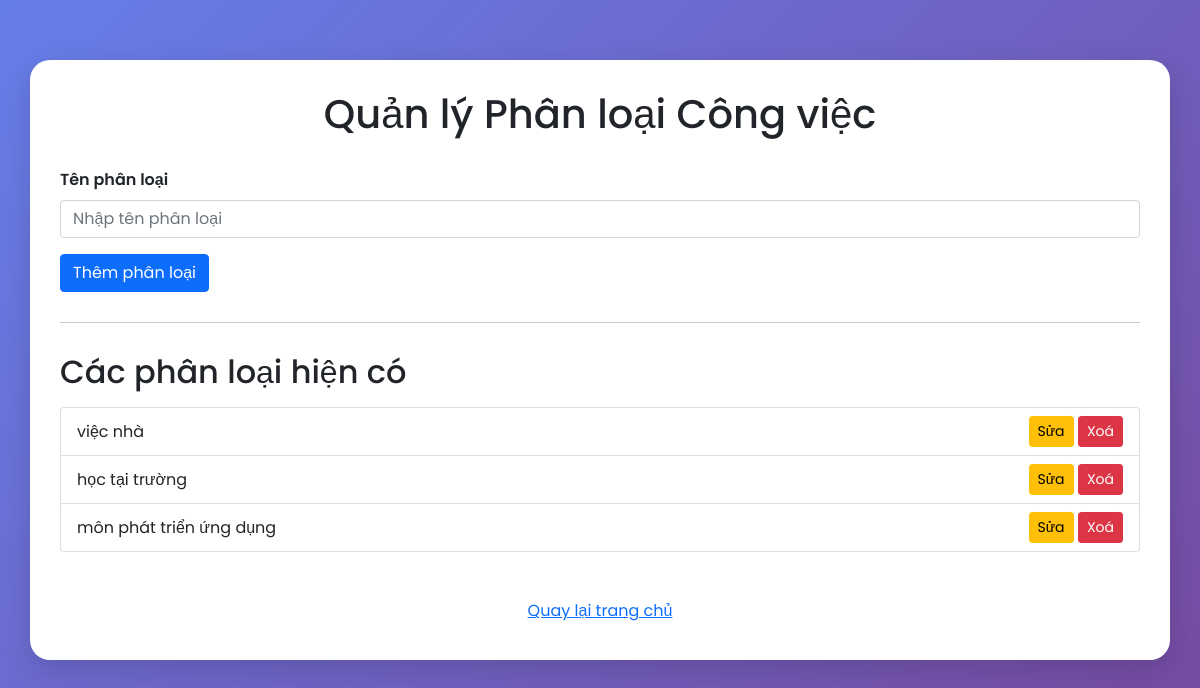
/categories (signed in), run on the app's committed database.
### app.py (models this page shows)
class Category(db.Model):
    id = db.Column(db.Integer, primary_key=True)
    name = db.Column(db.String(100), nullable=False)
    tasks = db.relationship('Task', backref='category', lazy=True)

### app.py (the view, shortened to what this page needs)
@app.route('/categories', methods=['GET', 'POST'])
def categories():
    user = current_user()
    if not user:
        flash('Bạn cần đăng nhập.')
        return redirect(url_for('login'))
    categories = Category.query.all()
    return render_template('categories.html', user=user, categories=categories)

### app.py (called while the page is built)
def current_user():
    if 'user_id' in session:
        return User.query.get(session['user_id'])
    return None

### Templates/categories.html (shortened to what this page needs)
<!DOCTYPE html>
<html lang="vi">
<head>
  <link
    href="https://cdn.jsdelivr.net/npm/bootstrap@5.1.3/dist/css/bootstrap.min.css"
    rel="stylesheet"
  >
</head>
<body>
  <div class="container">
    <h1>Quản lý Phân loại Công việc</h1>
    <form method="POST">
      <div class="mb-3">
        <label for="name" class="form-label">Tên phân loại</label>
        <input
          type="text"
          class="form-control"
          id="name"
          name="name"
          placeholder="Nhập tên phân loại"
          required
        >
      </div>
      <button type="submit" class="btn btn-primary">Thêm phân loại</button>
    </form>
    <hr>
    <h2 class="mb-3">Các phân loại hiện có</h2>
    {% if categories %}
      <ul class="list-group">
        {% for cat in categories %}
        <li class="list-group-item">
          {{ cat.name }}
          <div>
            <a
              href="{{ url_for('edit_category', cat_id=cat.id) }}"
              class="btn btn-sm btn-warning"
            >
              Sửa
            </a>
            <form
              action="{{ url_for('delete_category', cat_id=cat.id) }}"
              method="POST"
              class="d-inline-block"
              onsubmit="return confirm('Bạn có chắc muốn xóa phân loại này?');"
            >
              <button type="submit" class="btn btn-sm btn-danger">
                Xoá
              </button>
            </form>
          </div>
        </li>
        {% endfor %}
      </ul>
    {% else %}
      <p>Chưa có phân loại nào.</p>
    {% endif %}
    <div class="mt-4 text-center">
      <a href="{{ url_for('home') }}" class="btn btn-link">Quay lại trang chủ</a>
    </div>
  </div>
</body>
</html>

### Templates/categories.html (style rules this page uses)
body { font-family: 'Poppins', sans-serif; background: linear-gradient(135deg, #667eea, #764ba2); margin: 0; padding: 20px; }
.container { background: #fff; border-radius: 20px; padding: 30px; box-shadow: 0 10px 30px rgba(0, 0, 0, 0.15); margin-top: 40px; margin-bottom: 40px; }
h1 { text-align: center; margin-bottom: 30px; }
.form-label { font-weight: 600; }
hr { margin: 30px 0; }
.list-group-item { display: flex; justify-content: space-between; align-items: center; }
.mt-4.text-center { margin-top: 40px !important; }

### data on the page
Category: name "việc nhà"
Category: name "học tại trường"
Category: name "môn phát triển ứng dụng"
